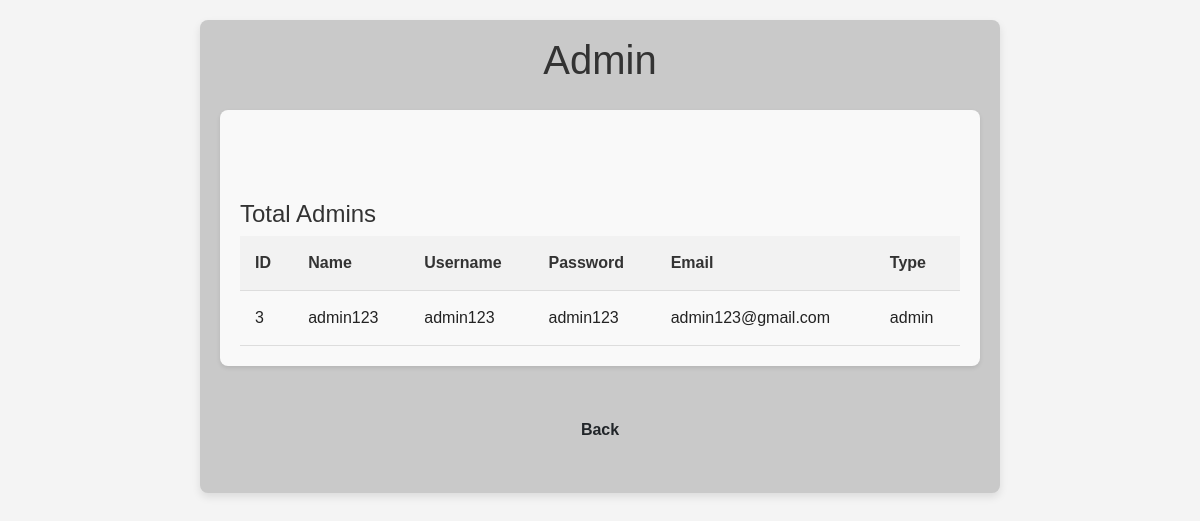
The page /admin1.php on the database its author committed.
### tables this page shows
CREATE TABLE `users` (
  `id` int(11) NOT NULL,
  `name` varchar(255) NOT NULL,
  `username` varchar(255) NOT NULL,
  `password` varchar(255) NOT NULL,
  `school_id` varchar(255) NOT NULL,
  `email` varchar(255) NOT NULL,
  `Type` varchar(100) NOT NULL DEFAULT 'student'
);

### admin1.php (the view, shortened to what this page needs)
<!DOCTYPE html>
<html lang="en">
<head>
  <link rel="stylesheet" href="assets/bootstrap/css/bootstrap.min.css">
  <link rel="stylesheet" href="assets/bootstrap/css/bootstrap-grid.min.css">
  <link rel="stylesheet" href="assets/bootstrap/css/bootstrap-reboot.min.css">
  <link rel="stylesheet" href="assets/animatecss/animate.css">
  <link rel="stylesheet" href="assets/dropdown/css/style.css">
  <link rel="stylesheet" href="assets/theme/css/style.css">
  <link rel="stylesheet" href="assets/mobirise/css/mbr-additional.css" type="text/css">
</head>
<body>
    <div class="container">
        <h1>Admin</h1>
        <div class="dashboard-card">
            <h2>Total Admins</h2>
            <?php
            $servername = "localhost";
            $username = "root";
            $password = "";
            $dbname = "ufo";
            $conn = new mysqli($servername, $username, $password, $dbname);
            $sql = "SELECT id, name, username, password, email, Type FROM users WHERE Type = 'admin'";
            $result = $conn->query($sql);
            if ($result->num_rows > 0) {
                echo "<table>";
                echo "<tr><th>ID</th><th>Name</th><th>Username</th><th>Password</th><th>Email</th><th>Type</th></tr>";
                while($row = $result->fetch_assoc()) {
                    echo "<tr>";
                    echo "<td>" . $row["id"] . "</td>";
                    echo "<td>" . $row["name"] . "</td>";
                    echo "<td>" . $row["username"] . "</td>";
                    echo "<td>" . $row["password"] . "</td>";
                    echo "<td>" . $row["email"] . "</td>";
                    echo "<td>" . $row["Type"] . "</td>";
                    echo "</tr>";
                }
                echo "</table>";
            } else {
                echo "0 results";
            }
            ?>
        </div>
        <center><a class="btn btn" href="admin.php">Back</a>
    </div>
</body>
</html>

### assets/theme/css/style.css (style rules this page uses)
body { font-style: normal; line-height: 1.5; font-weight: 400; color: #232323; position: relative; }
section, .container, .container-fluid { position: relative; word-wrap: break-word; }
a { font-style: normal; font-weight: 400; cursor: pointer; }
a, a:hover { text-decoration: none; }
h1, h2, h3, h4, h5, h6, .display-1, .display-2, .display-4, .display-5, .display-7, span, p, a { line-height: 1; word-break: break-word; word-wrap: break-word; font-weight: 400; }
.btn { font-weight: 600; border-width: 1px; font-style: normal; margin: 0.6rem 0.6rem; white-space: normal; transition: all 0.2s ease-in-out; display: inline-flex; align-items: center; justify-content: center; word-break: break-word; }
html, body { height: auto; min-height: 100vh; }
.container, .container-fluid { padding-left: 16px; padding-right: 16px; }

### assets/mobirise/css/mbr-additional.css (style rules this page uses)
.btn { border-width: 2px; }
body { font-family: Inter Tight; }
.btn { padding: 1.25rem 2rem; border-radius: 4px; }
a, a:hover { color: #2b7a69; }
body { overflow-x: hidden; }
a { transition: color 0.6s; }

### admin1.php (style rules this page uses)
body { font-family: Arial, sans-serif; background-color: #f4f4f4; margin: 0; padding: 0; }
.container { max-width: 800px; margin: 20px auto; padding: 20px; background-color: #c9c9c9; border-radius: 8px; box-shadow: 0 4px 8px rgba(0, 0, 0, 0.1); }
h1 { text-align: center; margin-bottom: 30px; color: #333; }
table { width: 100%; border-collapse: collapse; border-spacing: 0; }
th, td { padding: 15px; text-align: left; border-bottom: 1px solid #ddd; }
th { background-color: #f2f2f2; color: #333; }
.dashboard-card { background-color: #f9f9f9; border-radius: 8px; padding: 20px; margin-bottom: 20px; box-shadow: 0 2px 4px rgba(0, 0, 0, 0.1); overflow: hidden; transition: all 0.3s ease; }
h2 { font-size: 24px; color: #333; margin: 0; margin-bottom: 10px; }

### rows shown on the page
users: id "3", name "admin123", username "admin123", password "admin123", email "admin123@gmail.com", Type "admin"
